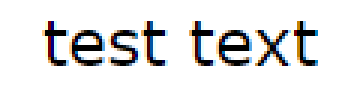
#> input picture Images/testText.png, 117 x 30 px, found by its file name (shown 3 times larger)
$ python ImageCleanUp.py
#> lines starting #> are read from the running program, lines starting #| are printed output that depends on the picture
### writingRater.py
import cv2 as cv
import numpy as np

def getXHeight(Y):
    best = [0,0]
    for i in range(len(Y)):
        count = 0
        print(len(Y[i]))
        for j in range(len(Y[i])):
            if Y[i][j] != 255:

                count += 1


        if count > best[0]:
            best = [count, i]

    return best[1]


### ImageCleanUp.py
import cv2 as cv
import numpy as np
from writingRater import *


img = cv.imread(cv.samples.findFile("Images\\testText.png"), 0)
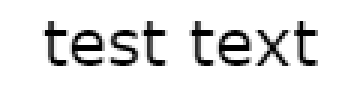
#> img: shape (30, 117) (shown 3 times larger); min 0, max 255, mean 226.6

# [9 lines of commented-out code are left out]

def cropX(X):
    a = 0
    b = np.all(img == 255, 0)   #returns an array with the evaluation of every item in dim0 == 255
    c = np.array([]).astype(int)

    for obj in b:

        if not obj:

            c = np.append(c, a)

        a += 1

    return X[:, np.min(c):np.max(c)+1]

def cropY(Y):
    a = 0
    b = np.all(img == 255, 1)   #returns an array with the evaluation of every item in dim1 == 255
    c = np.array([]).astype(int)

    for obj in b:

        if not obj:

            c = np.append(c, a)

        a += 1

    return Y[np.min(c):np.max(c)+1]

def cropXY(XY):

    return cropX(cropY(XY))

croppedImage = cropX(cropY(img))
#> the loop in cropY, `for obj in b: ` made 30 passes
#> (obj, c) on passes 8 to 19: (False, [7]), (False, [7, 8]), (False, [7, 8, 9]), (False, [7, 8, 9, 10]), (False, [7, 8, 9, 10, 11]), (False, [7, 8, 9, 10, 11, 12]), (False, [7, 8, 9, 10, 11, 12, 13]), (False, [7, 8, 9, 10, 11, 12, 13, 14]), (False, [7, 8, 9, 10, 11, 12, 13, 14, 15]), (False, [7, 8, 9, 10, 11, 12, 13, 14, 15, 16]), (False, [7, 8, 9, 10, 11, 12, 13, 14, 15, 16, 17]), (False, [7, 8, 9, 10, 11, 12, 13, 14, 15, 16, 17, 18])
#> obj on passes 3, 4, 5, 6, 7, 23: True, True, True, True, True, True
#> after the loop in cropY, `for obj in b:`: a = 30
#> in cropX, `a = 0`: a = 0
#> the loop in cropX, `for obj in b: ` made 117 passes
#> (obj, c) on passes 15 to 26: (False, [14]), (False, [14, 15]), (False, [14, 15, 16]), (False, [14, 15, 16, 17]), (False, [14, 15, 16, 17, 18]), (False, [14, 15, 16, 17, 18, 19]), (False, [14, 15, 16, 17, 18, 19, 20]), (False, [14, 15, 16, 17, 18, 19, 20, 21]), (False, [14, 15, 16, 17, 18, 19, 20, 21, 22]), (False, [14, 15, 16, 17, 18, 19, 20, 21, 22, 23]), (False, [14, 15, 16, 17, 18, 19, 20, 21, 22, 23, 24]), (False, [14, 15, 16, 17, 18, 19, 20, 21, 22, 23, 24, 25])
#> after the loop in cropX, `for obj in b:`: a = 117; c = 83 values from 14 to 105

xHeight = getXHeight(croppedImage)
#> the loop in getXHeight, `for i in range(len(Y)):` made 15 passes
#> best on passes 1, 4, 5: [15, 0], [66, 3], [74, 4]
#| 92
#| 92
#| 92
#| 92
#| 92
#| 92
#| 92
#| 92
#> (further printed lines are left out)
#> xHeight = 4
print(xHeight)
#| 4

cv.imshow("og", img)
cv.imshow("cropped", cropXY(img))
#> the loop in cropY (call 2), `for obj in b: ` made 30 passes
#> the loop in cropX (call 2), `for obj in b: ` made 117 passes
cv.waitKey(0)
